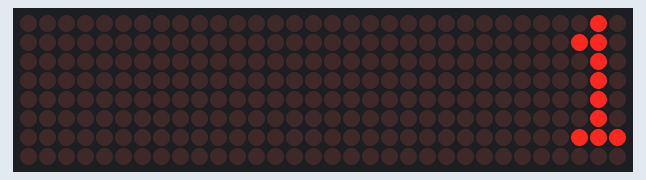
Recording of a sketch running on a simulated Arduino Uno, built for the host (arithmetic inside an expression is 32-bit, double 64-bit). Parts: 32×8 LED matrix. The local clock reads 2024-03-15 10:24:30 at power-on unless the sketch sets it.

Above: at 0.18 s.
At 3.18 s:
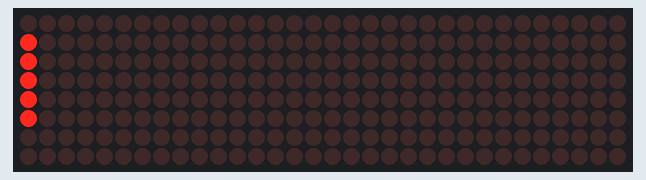
At 9.72 s:
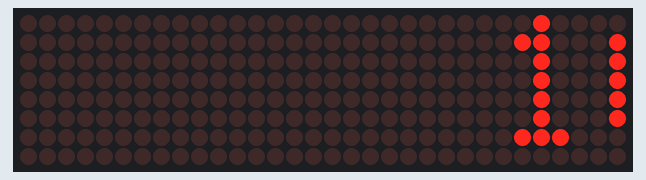
At 18.87 s:
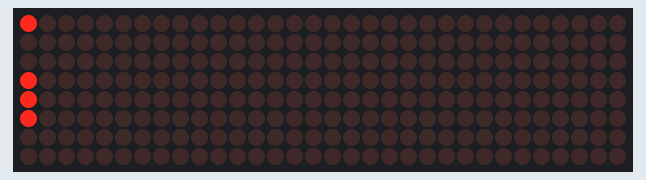
At 29.4 s:
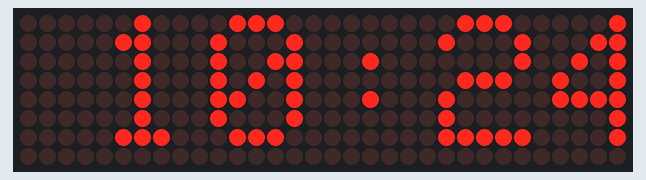
At 39.91 s:
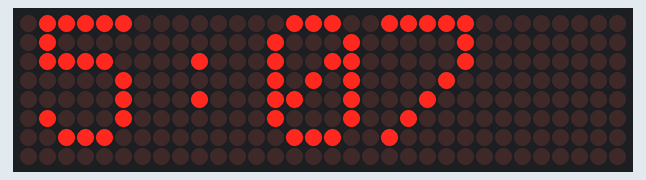

The sketch:

LedLine_MAX7219.ino
```cpp
#include <SPI.h>
#include <Adafruit_GFX.h>
#include <Max72xxPanel.h>
#include <iarduino_RTC.h>

// Работа с дисплеем
int pinCS = 9;
int numberOfHorizontalDisplays = 4; // теперь у нас по-горизонтали 6 матриц
int numberOfVerticalDisplays = 1; // а по-вертикали, по-прежнему, одна

Max72xxPanel matrix = Max72xxPanel(pinCS, numberOfHorizontalDisplays, numberOfVerticalDisplays);

String tape = "RobotClass.ru"; // текст, который будет плыть
int wait = 40; // время между крайними перемещениями букв

int spacer = 1; // расстояние между буквами
int width = 5 + spacer; // размер шрифта

// Работа со временем
iarduino_RTC time(RTC_DS1302, 8, 6, 7); // Задаем правильно название нашего модуля, а также указываем к каким цифровым пинам его подключаем(в нашем случае – 8,6,7)

void setup() {
  matrix.setIntensity(1); // яркость
  matrix.setPosition(0, 0, 0); // The first display is at <0, 0>
  matrix.setPosition(1, 1, 0); // The second display is at <1, 0>
  matrix.setPosition(2, 2, 0); // The third display is at <2, 0>
  matrix.setPosition(3, 3, 0); // And the last display is at <3, 0>

  matrix.setRotation(0, 1);    // The first display is position upside down
  matrix.setRotation(1, 1);    // The first display is position upside down
  matrix.setRotation(2, 1);    // The first display is position upside down
  matrix.setRotation(3, 1);    // The same hold for the last display

  time.begin();   // функция служит для инициализации работы модуля времени
}

void loop() {
  tape = time.gettime("H:i:s"); //d-m-Y, H:i:s, D

  for ( int i = 0 ; i < width * tape.length() + matrix.width() - 1 - spacer; i++ ) {
    matrix.fillScreen(LOW);

    int letter = i / width;
    int x = (matrix.width() - 1) - i % width;
    int y = (matrix.height() - 8) / 2; // center the text vertically

    while ( x + width - spacer >= 0 && letter >= 0 ) {
      if ( letter < tape.length() ) {
        matrix.drawChar(x, y, tape[letter], HIGH, LOW, 1);
      }
      letter--;
      x -= width;
    }

    matrix.write();
    delay(wait);
  }
}
```
